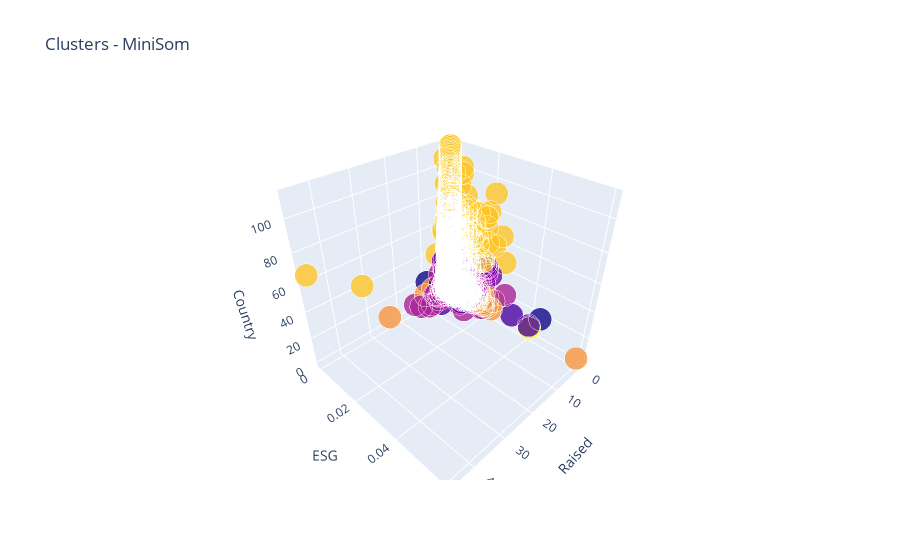

Notebook code cell kept with this figure:
### Markdown cell above
# Plots

### Code cell
# Adicionando os rótulos de cluster ao array numpy
data_with_clusters = np.column_stack((data_array, winning_neurons))

# Criar um gráfico de dispersão 3D para visualizar os clusters
trace = go.Scatter3d(
    x=data_with_clusters[:, 0],  # Coluna Raised
    y=data_with_clusters[:, 2],  # Coluna ESG
    z=data_with_clusters[:, 1],  # Coluna Country_ID
    mode='markers',
    marker=dict(
        color=winning_neurons[:, 0],  # Cores com base nos neurônios vencedores
        size=8,
        line=dict(
            color='rgba(217, 217, 217, 0.14)',
            width=0.5
        ),
        opacity=0.8
    )
)

# Criar layout
layout = go.Layout(
    title='Clusters - MiniSom',
    scene=dict(
        xaxis=dict(title='Raised'),
        yaxis=dict(title='ESG'),
        zaxis=dict(title='Country')
    )
)

# Criar figura
fig = go.Figure(data=[trace], layout=layout)

# Plotar o gráfico
# plot(fig, filename='./out/minisom_cluster_plot.html')
iplot(fig)

### Figure 1 — Plotly figure (JSON) as saved in the notebook; plotly's stock layout.template omitted (floating-point values rounded to 4 significant figures; data arrays with more than 128 entries replaced by an {"elided": "..."} marker saying what was removed)
{"data": [{"marker": {"color": {"elided": "6541 int values"}, "line": {"color": "rgba(217, 217, 217, 0.14)", "width": 0.5}, "opacity": 0.8, "size": 8}, "mode": "markers", "type": "scatter3d", "x": {"elided": "6541 float values"}, "y": {"elided": "6541 float values"}, "z": {"elided": "6541 int values"}}], "layout": {"scene": {"xaxis": {"title": {"text": "Raised"}}, "yaxis": {"title": {"text": "ESG"}}, "zaxis": {"title": {"text": "Country"}}}, "title": {"text": "Clusters - MiniSom"}}}
